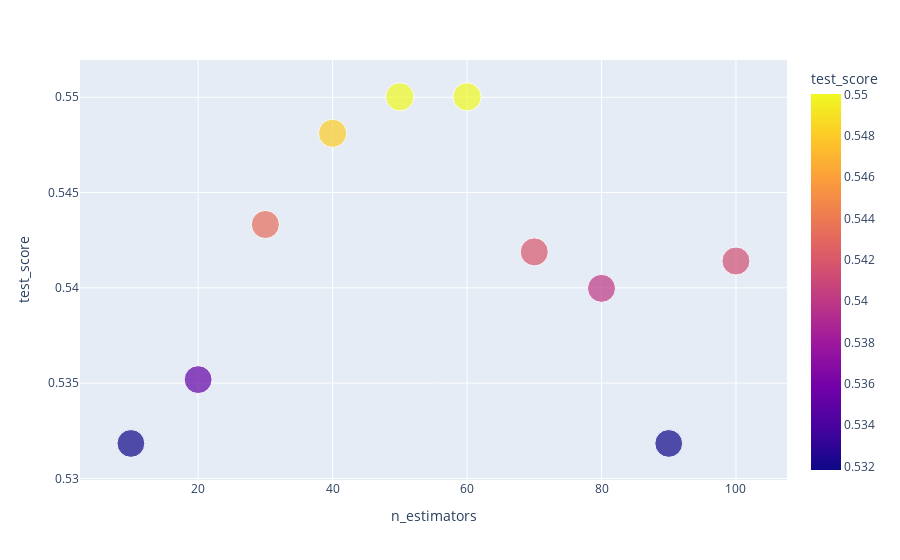

Notebook code cell kept with this figure:
### Code cell
px.scatter(data_frame=report, x='n_estimators', y='test_score', color='test_score', size='test_score')

### Figure 1 — Plotly figure (JSON) as saved in the notebook; plotly's stock layout.template omitted (floating-point values rounded to 4 significant figures)
{"data": [{"hovertemplate": "n_estimators=%{x}<br>test_score=%{marker.color}<extra></extra>", "legendgroup": "", "marker": {"color": [0.5318, 0.5352, 0.5433, 0.5481, 0.55, 0.55, 0.5419, 0.54, 0.5318, 0.5414], "coloraxis": "coloraxis", "size": [0.5318, 0.5352, 0.5433, 0.5481, 0.55, 0.55, 0.5419, 0.54, 0.5318, 0.5414], "sizemode": "area", "sizeref": 0.001375, "symbol": "circle"}, "mode": "markers", "name": "", "orientation": "v", "showlegend": false, "type": "scatter", "x": [10, 20, 30, 40, 50, 60, 70, 80, 90, 100], "xaxis": "x", "y": [0.5318, 0.5352, 0.5433, 0.5481, 0.55, 0.55, 0.5419, 0.54, 0.5318, 0.5414], "yaxis": "y"}], "layout": {"coloraxis": {"colorbar": {"title": {"text": "test_score"}}, "colorscale": [[0, "#0d0887"], [0.1111, "#46039f"], [0.2222, "#7201a8"], [0.3333, "#9c179e"], [0.4444, "#bd3786"], [0.5556, "#d8576b"], [0.6667, "#ed7953"], [0.7778, "#fb9f3a"], [0.8889, "#fdca26"], [1, "#f0f921"]]}, "legend": {"itemsizing": "constant", "tracegroupgap": 0}, "margin": {"t": 60}, "xaxis": {"anchor": "y", "domain": [0, 1], "title": {"text": "n_estimators"}}, "yaxis": {"anchor": "x", "domain": [0, 1], "title": {"text": "test_score"}}}}
